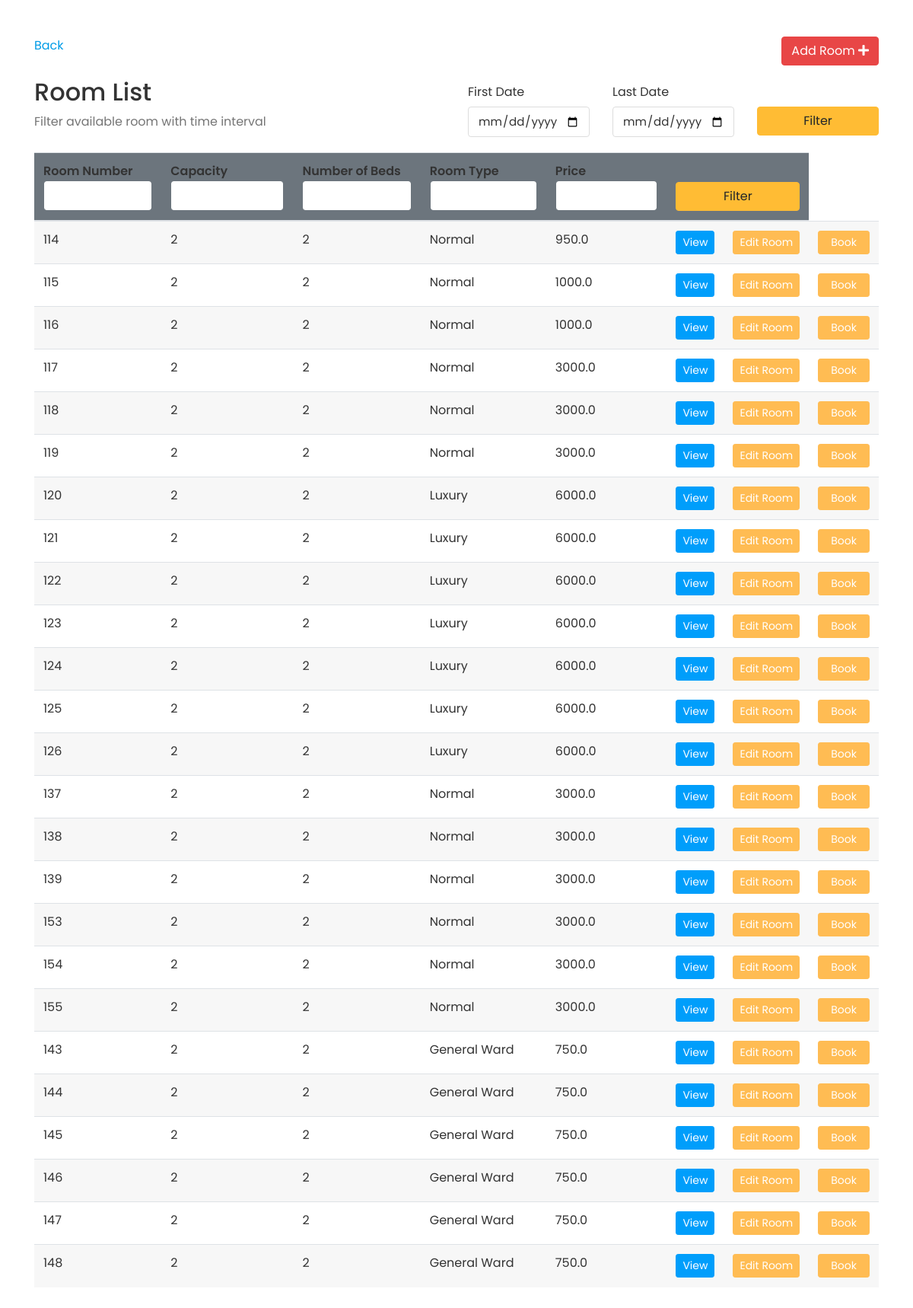
The page /app/rooms/ (signed in) on the database its author committed.
### doctor/models.py (models this page shows, shortened)
class Room(models.Model):
    ROOM_TYPES = (
        ('King', 'King'),
        ('Luxury', 'Luxury'),
        ('Normal', 'Normal'),
        ('Economic', 'Economic'),
        ('General Ward', 'General Ward'),
    )
    number = models.IntegerField(default=0, unique=True)
    slug = models.SlugField(blank=True)
    capacity = models.SmallIntegerField(default=0)
    numberOfBeds = models.SmallIntegerField(default=0)
    roomType = models.CharField(max_length=20, choices=ROOM_TYPES)
    price = models.FloatField(default=0)
    statusStartDate = models.DateField(null=True)
    statusEndDate = models.DateField(null=True)
    def __str__(self):
        return str(self.number)

### doctor/views.py (the view, shortened to what this page needs)
# urls.py: path("rooms/", views.rooms, name="bookRoom"),
@login_required
def rooms(request):
    rooms = Room.objects.all()
    firstDayStr = None
    lastDateStr = None
    def chech_availability(fd, ed):
        availableRooms = []
        for room in rooms:
            availList = []
            bookingList = Booking.objects.filter(roomNumber=room)
            if room.statusStartDate == None:
                for booking in bookingList:
                    if booking.startDate > ed.date() or booking.endDate < fd.date():
                        availList.append(True)
                    else:
                        availList.append(False)
                if all(availList):
                    availableRooms.append(room)
            else:
                if room.statusStartDate > ed.date() or room.statusEndDate < fd.date():
                    for booking in bookingList:
                        if booking.startDate > ed.date() or booking.endDate < fd.date():
                            availList.append(True)
                        else:
                            availList.append(False)
                        if all(availList):
                            availableRooms.append(room)
        return availableRooms
    context = {
        'rooms': rooms,
        'fd': firstDayStr,
        'ld': lastDateStr
    }
    return render(request, "assignBed/rooms.html", context)

### templates/assignBed/rooms.html (shortened to what this page needs)
{% extends 'home/base-login.html' %}
{% block content %}
<div class="container py-5 clearfix">
    <div class="clearfix">
        <a href="{% url 'addRoom' %}" class="btn btn-danger rounded float-right">Add Room <i class="fas fa-plus"></i></a>
        <a href="{% url 'Bindex' %}">Back</a>
    </div>
    <div class="table-header row mt-3 clearfix">
        <div class="col-sm-12 col-md-12 col-lg-6 mb-4">
            <h2>Room List</h2>
            <span class="text-muted">Filter available room with time interval</span>
        </div>
        <div class="col-sm-12 col-md-12 col-lg-6">
            <form action="" method="POST">
                <div class="row">
                    <div class="form-group col-4">
                        <label for="example-date-input" class="col-form-label">First Date</label>
                        <div class="">
                            <input class="form-control" type="date" name="fd" value="{{fd}}" id="example-date-input">
                        </div>
                    </div>
                    <div class="form-group col-4">
                        <label for="example-date-input" class="col-form-label">Last Date</label>
                        <div class="">
                            <input class="form-control" type="date" name="ld" value="{{ld}}" id="example-date-input">
                        </div>
                    </div>
                    <div class="col-4" style="margin-top:38px;">
                        <button type="submit" name="dateFilter" class="btn btn-warning w-100">Filter</button>
                    </div>
                </div>
            </form>
        </div>
    </div>
    <table class="table table-hover table-striped">
        <thead class="bg-secondary rounded">
            <tr>
                <form action="" method="POST">
                    <th>Room Number<input type="number" name="number" value="{{number}}"
                            class="form-control border border-secondary"></th>
                    <th>Capacity<input type="number" name="capacity" value="{{capacity}}"
                            class="form-control border border-secondary"></th>
                    <th>Number of Beds<input type="number" name="nob" value="{{nob}}"
                            class="form-control border border-secondary"></th>
                    <th>Room Type<input type="text" name="type" value="{{type}}"
                            class="form-control border border-secondary"></th>
                    <th>Price <input type="number" step="0.01" name="price" value="{{price}}"
                            class="form-control border border-secondary"></th>
                    <th colspan="2"><button type="submit" name="filter" class="btn btn-warning w-100">Filter</button>
                    </th>
                </form>
            </tr>
        </thead>
        <tbody>
            {% for room in rooms %}
            <tr>
                <td>{{ room.number }}</td>
                <td>{{ room.capacity }}</td>
                <td>{{ room.numberOfBeds }}</td>
                <td>{{ room.roomType }}</td>
                <td>{{ room.price }}</td>
                <td> <a href="{% url 'room_profile' room.id  %}" class="btn btn-info btn-sm w-100">View</a>
                </td>
                <td> <a href="{% url 'room_edit' room.id %}"
                        class="btn btn-sm btn-primary w-100">Edit&nbsp;Room</a></td>
                    <td>
                    <form action="{% url 'booking_make' room.slug %}" method="POST">
                        <button type="submit" name="book" id="book" class="btn btn-sm btn-primary px-3">Book</button>
                    </form>
                </td>
            </tr>
            {% endfor %}
        </tbody>
    </table>
</div>
{% endblock%}

### static/prescol/css/style.css (style rules this page uses)
html { height: 100%; }
body { background-color: #fff; color: #333; font-family: 'Poppins', sans-serif; font-size: 1rem; height: 100%; line-height: 1.5; overflow-x: hidden; }
h1, h2, h3, h4, h5, h6 { font-family: 'Poppins', sans-serif; margin-top: 0; }
.form-control { border: 1px solid #ddd; box-shadow: none; color: #333; font-size: 15px; height: 40px; }
a { color: #009ce7; }
input, button, a { transition: all 0.4s ease; -moz-transition: all 0.4s ease; -o-transition: all 0.4s ease; -ms-transition: all 0.4s ease; -webkit-transition: all 0.4s ease; }
input, input:focus, button, button:focus { outline: none; }
input[type=text], input[type=password] { -webkit-appearance: none; -moz-appearance: none; appearance: none; }
.form-group { margin-bottom: 1.25rem; }
.table { color: #333; max-width: 100%; margin-bottom: 0; width: 100%; }
.table-striped > tbody > tr:nth-of-type(2n+1) { background-color: #f8f9fa; }
.table thead tr th { font-weight: 600; }
.table tbody tr { border-bottom: 1px solid rgba(0, 0, 0, 0.05); }
.table-striped thead tr { border-color: transparent; }
.table-striped tbody tr { border-color: transparent; }
.table-striped tbody tr:nth-of-type(even) { background-color: rgba(255, 255, 255, 0.3); }
.table-striped tbody tr:nth-of-type(odd) { background-color: rgba(235, 235, 235, 0.4); }
.text-muted { color: #757575 !important; }
.btn-primary { background-color: #FFBC53; border: 1px solid #FFBC53; }
.btn-info { background-color: #009efb; border: 1px solid #009efb }
.btn-warning { background-color: #ffbc34; border: 1px solid #ffbc34 }
.btn-danger { background-color: #e84646; border: 1px solid #e84646; }

### rows shown on the page
Room: number "114", capacity "2", numberOfBeds "2", roomType "Normal", price "950.0"
Room: number "115", capacity "2", numberOfBeds "2", roomType "Normal", price "1000.0"
Room: number "116", capacity "2", numberOfBeds "2", roomType "Normal", price "1000.0"
Room: number "117", capacity "2", numberOfBeds "2", roomType "Normal", price "3000.0"
Room: number "118", capacity "2", numberOfBeds "2", roomType "Normal", price "3000.0"
Room: number "119", capacity "2", numberOfBeds "2", roomType "Normal", price "3000.0"
Room: number "120", capacity "2", numberOfBeds "2", roomType "Luxury", price "6000.0"
Room: number "121", capacity "2", numberOfBeds "2", roomType "Luxury", price "6000.0"
Room: number "122", capacity "2", numberOfBeds "2", roomType "Luxury", price "6000.0"
Room: number "123", capacity "2", numberOfBeds "2", roomType "Luxury", price "6000.0"
Room: number "124", capacity "2", numberOfBeds "2", roomType "Luxury", price "6000.0"
Room: number "125", capacity "2", numberOfBeds "2", roomType "Luxury", price "6000.0"
Room: number "126", capacity "2", numberOfBeds "2", roomType "Luxury", price "6000.0"
Room: number "137", capacity "2", numberOfBeds "2", roomType "Normal", price "3000.0"
Room: number "138", capacity "2", numberOfBeds "2", roomType "Normal", price "3000.0"
Room: number "139", capacity "2", numberOfBeds "2", roomType "Normal", price "3000.0"
Room: number "153", capacity "2", numberOfBeds "2", roomType "Normal", price "3000.0"
Room: number "154", capacity "2", numberOfBeds "2", roomType "Normal", price "3000.0"
Room: number "155", capacity "2", numberOfBeds "2", roomType "Normal", price "3000.0"
Room: number "143", capacity "2", numberOfBeds "2", roomType "General Ward", price "750.0"
Room: number "144", capacity "2", numberOfBeds "2", roomType "General Ward", price "750.0"
Room: number "145", capacity "2", numberOfBeds "2", roomType "General Ward", price "750.0"
Room: number "146", capacity "2", numberOfBeds "2", roomType "General Ward", price "750.0"
Room: number "147", capacity "2", numberOfBeds "2", roomType "General Ward", price "750.0"
Room: number "148", capacity "2", numberOfBeds "2", roomType "General Ward", price "750.0"
